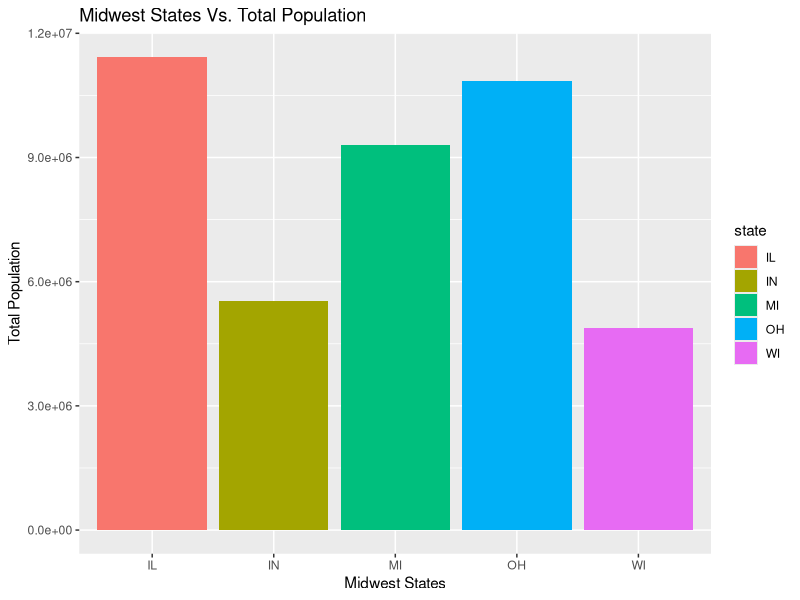
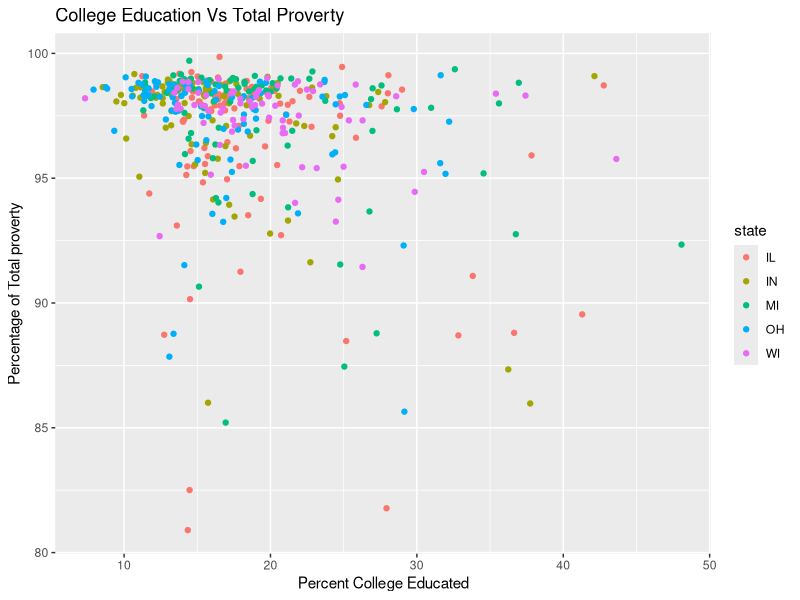
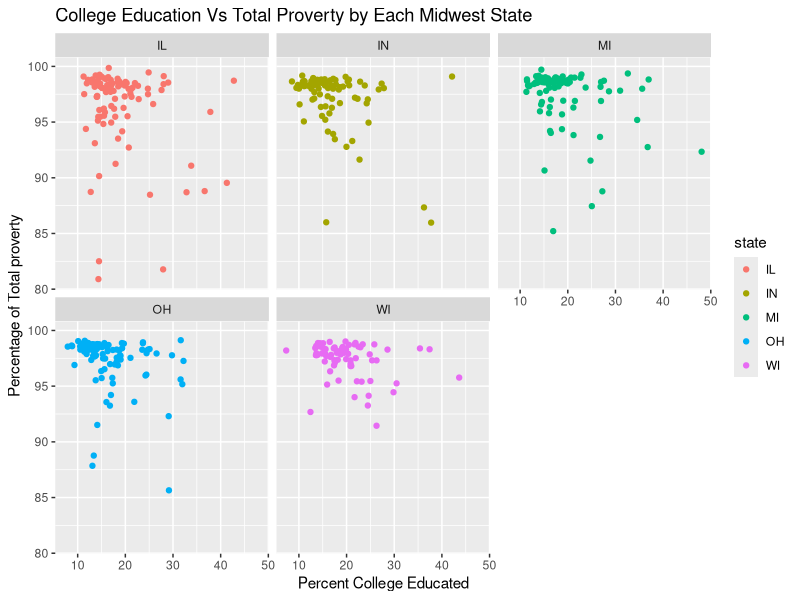

Generate these figures, in order, with R:
## ---- chunk 1
library(ggplot2)
summary(midwest)
## ---- chunk 2
z <- rowsum(midwest$poptotal, midwest$state)
z
s <- ggplot(data = midwest, aes(x = state, y = poptotal, fill = state))
s + geom_histogram(stat="identity") + ggtitle("Midwest States Vs. Total Population") +
xlab("Midwest States") + ylab("Total Population")

## ---- chunk 3
p <- ggplot(data = midwest, aes(y = percpovertyknown, x = percollege))
p + geom_point((aes(color = state))) + ggtitle("College Education Vs Total Proverty") +
xlab("Percent College Educated") + ylab("Percentage of Total proverty")
p + geom_point(aes(color = state)) + facet_wrap(~state) + ggtitle("College Education Vs Total Proverty by Each Midwest State") +
xlab("Percent College Educated") + ylab("Percentage of Total proverty")

